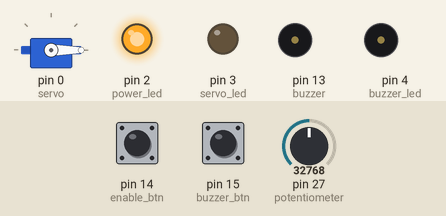
Recording of a program running on a simulated MicroPython board. Shown: servo, output pins drawn as LEDs (lit = HIGH), buzzer (waves = sounding, pin HIGH). The inputs (shaded band) are chosen by the test bench; at power-on: pin 14 (enable_btn) LOW, pin 27 (potentiometer) = 32768, pin 15 (buzzer_btn) LOW (analog values on the 0–65535 scale). Servo angles are drawn from the pulse width (0.5 ms = 0°, 2.5 ms = 180°).

Above: at 1.2 s.
1.3 s: pin 14 (enable_btn) pulled HIGH for 0.15 s
At 2.1 s:
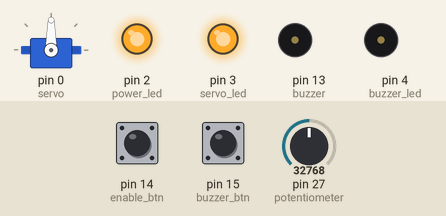
2.9 s: pin 27 (potentiometer) set to 45874
At 3.3 s:
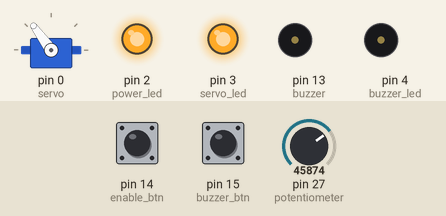
4.4 s: pin 15 (buzzer_btn) pulled HIGH for 0.15 s
At 5.6 s:
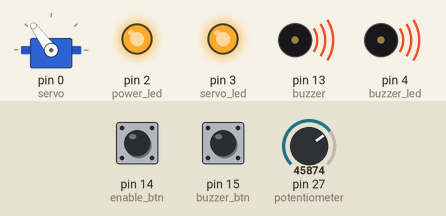
6.0 s: pin 27 (potentiometer) set to 57670
At 6.9 s:
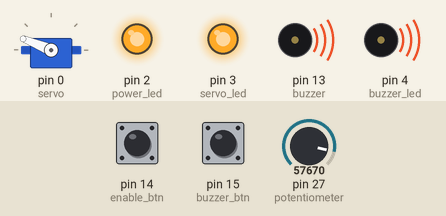
7.5 s: pin 14 (enable_btn) pulled HIGH for 1 s
At 8.0 s:
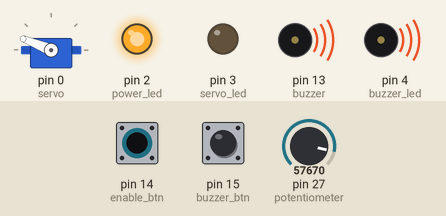
10.0 s: pin 15 (buzzer_btn) pulled HIGH for 1 s
At 11.1 s:
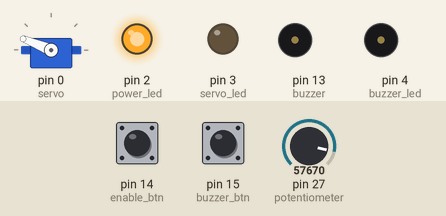
Timing chart, 0 to 13.0 s (numbered marks = the images above; inputs shaded):
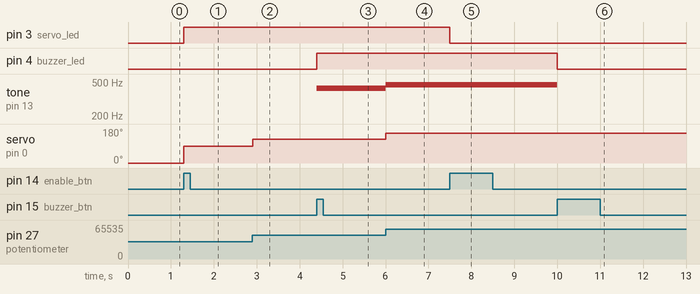

Measured:
- after the input at 1.3 s, pin 3 (servo_led): LOW → HIGH at once; servo on pin 0 (servo): 0° → 90° at once
- after the input at 2.9 s, servo on pin 0 (servo): 90° → 126° at once
- after the input at 4.4 s, pin 4 (buzzer_led): LOW → HIGH at once; tone on pin 13 (buzzer): silent → 423 Hz at once
- after the input at 6.0 s, tone on pin 13 (buzzer): 423 Hz → 465 Hz at once; servo on pin 0 (servo): 126° → 158° at once
- after the input at 7.5 s, pin 3 (servo_led): HIGH → LOW at once
- after the input at 10.0 s, pin 4 (buzzer_led): HIGH → LOW at once; tone on pin 13 (buzzer): 465 Hz → silent at once

The program:

servo_potentiometer.py
```python
# @author Pedro Botelho
# @description Simple program to test MicroPython

from machine import ADC, PWM, Pin
from time import sleep_ms

POWER_LED_PIN = 2
SERVO_LED_PIN = 3
BUZZER_LED_PIN = 4
POTENTIOMETER_PIN = 27
SERVO_PIN = 0
BUZZER_PIN = 13

MIN_ADC_VALUE = 0
MAX_ADC_VALUE = 65535
MIN_DUTY_CYCLE = 1638
MAX_DUTY_CYCLE = 8192
MIN_NOTE_FREQ = 261
MAX_NOTE_FREQ = 493
SERVO_FREQ = 50
SQUARE_WAVE_DUTY_CYCLE = 32767

# Config POWER LED
power_led = Pin(POWER_LED_PIN, Pin.OUT)
power_led.high()

# Config SERVO LED
servo_led = Pin(SERVO_LED_PIN, Pin.OUT)

# Config BUZZER LED
buzzer_led = Pin(BUZZER_LED_PIN, Pin.OUT)

# Config Potentiometer ADC
potentiometer = ADC(Pin(POTENTIOMETER_PIN))

# Config Servo PWM
servo = PWM(Pin(SERVO_PIN))
servo.freq(SERVO_FREQ)
servo.duty_u16(MIN_DUTY_CYCLE)

# Config Buzzer PWM
buzzer = PWM(Pin(BUZZER_PIN))
buzzer.freq(MIN_NOTE_FREQ)
buzzer.duty_u16(0)

is_servo_enabled = False
is_buzzer_enabled = False

def enable_isr(pin):
    global is_servo_enabled
    is_servo_enabled = ~is_servo_enabled
    servo_led.toggle()

def buzzer_isr(pin):
    global is_buzzer_enabled
    is_buzzer_enabled = ~is_buzzer_enabled
    if(is_buzzer_enabled):
        buzzer.duty_u16(SQUARE_WAVE_DUTY_CYCLE)
    else:
        buzzer.duty_u16(0)
    buzzer_led.toggle()

# Config ENABLE BUTTON
enable_btn = Pin(14, Pin.IN)
enable_btn.irq(trigger=Pin.IRQ_RISING, handler=enable_isr)

# Config BUZZER BUTTON
buzzer_btn = Pin(15, Pin.IN)
buzzer_btn.irq(trigger=Pin.IRQ_RISING, handler=buzzer_isr)

def map(x, in_min, in_max, out_min, out_max):
    return (x - in_min)*(out_max - out_min)/(in_max - in_min) + out_min

def setAngle(value):
    duty_cycle = map(value, MIN_ADC_VALUE, MAX_ADC_VALUE, MIN_DUTY_CYCLE, MAX_DUTY_CYCLE)
    servo.duty_u16(int(duty_cycle))

def setNote(value):
    freq = map(value, MIN_ADC_VALUE, MAX_ADC_VALUE, MIN_NOTE_FREQ, MAX_NOTE_FREQ)
    buzzer.freq(int(freq))

while True:
    if(is_servo_enabled):
        adc_value = potentiometer.read_u16()
        setAngle(adc_value)
        if(is_buzzer_enabled):
            setNote(adc_value)
        sleep_ms(1)
```
